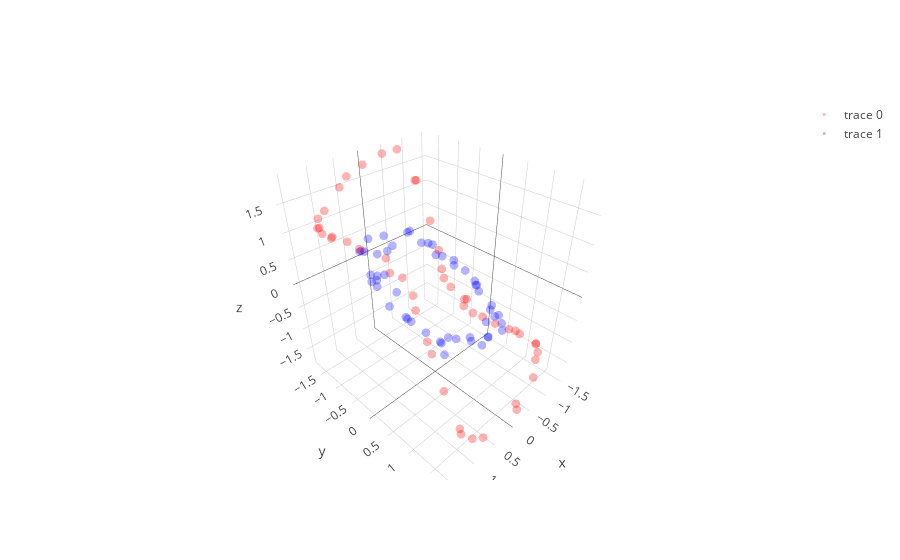

Notebook source saved alongside this figure:
### Code cell
learning_rate = 0.0008; beta1=0.9; beta2=0.9999; adam_e = 1e-8 

l1 = PCA_layer(2,3)
l1b= batch_norm()
l2 = PCA_layer(3,3)
l2b= batch_norm()
l3 = PCA_layer(3,2)

mini_batch_size    = 10
training_iteration = 400

copyX = np.copy(X)
for iter in range(training_iteration):

    copyX = shuffle(copyX)
    for current_batch_index in range(0,len(X),mini_batch_size):
        current_batch = copyX[current_batch_index:current_batch_index+mini_batch_size]
        layer1,layer1_var = l1.feed_non(current_batch,2)
        layer1bn = l1b.feed(layer1)
        layer2,layer2_var = l2.feed_non(layer1bn,2)
        layer2bn = l2b.feed(layer2)
        layer3,layer3_var = l3.feed_linear(layer2bn)

        sys.stdout.write("Iter: " + str(iter) + " " + str(layer1_var.mean() + layer2_var.mean() + layer3_var.mean()) + '\r')
        sys.stdout.flush()
        
        grad3 = l3.back_linear()
        grad2bn = l2b.back(grad3)
        grad2 = l2.back_non(grad2bn)
        grad1bn = l1b.back(grad2)
        grad1 = l1.back_non(grad1bn)
   
layer1,layer1_var = l1.feed_non(X,0)
layer1bn = l1b.feed(layer1)
layer2,layer2_var = l2.feed_non(layer1bn,0)
layer2bn = l2b.feed(layer2)
layer3,layer3_var = l3.feed_linear(layer2bn)

trace1 = go.Scatter3d(
    x=layer2bn[y==0,0],
    y=layer2bn[y==0,1],
    z=layer2bn[y==0,2],
    mode='markers',
    line=dict(color='red',width=0.5),
    marker=dict(size=3,opacity=0.3)
)
trace2 = go.Scatter3d(
    x=layer2bn[y==1,0],
    y=layer2bn[y==1,1],
    z=layer2bn[y==1,2],
    mode='markers',
    line=dict(color='blue',width=0.5),
    marker=dict(size=3,opacity=0.3)
)
data = [trace1,trace2]
fig  = go.Figure(data=data)
iplot(fig)

plt.figure(figsize=(8,6))
plt.scatter(layer3[y==0, 0], layer3[y==0, 1], color='red', alpha=0.5)
plt.scatter(layer3[y==1, 0], layer3[y==1, 1], color='blue', alpha=0.5)
plt.show()

### Figure 1 — Plotly figure (JSON) as saved in the notebook; plotly's stock layout.template omitted (floating-point values rounded to 4 significant figures)
{"data": [{"line": {"color": "red", "width": 0.5}, "marker": {"opacity": 0.3, "size": 3}, "mode": "markers", "type": "scatter3d", "uid": "61b32626-1ee2-47dc-b143-2871ba8ca2a7", "x": [-1.106, -1.46, 1.209, 0.8295, 1.294, -0.7575, -1.391, 1.479, -1.26, -1.283, 1.481, 1.488, 1.344, 1.406, -0.2662, 1.472, -1.241, 1.112, 0.02906, 1.392, -0.408, -1.499, 0.9477, 1.461, -1.387, -1.47, -0.2325, 1.495, -1.463, -1.499, -1.027, 1.522, 1.249, -1.139, 1.101, -1.449, 1.41, -1.478, 1.076, -1.367, 0.3703, 0.5906, 0.557, 1.51, -0.7743, 1.43, -0.9742, -1.468, -1.426, -1.44], "y": [1.5, -0.5855, -1.39, 1.666, 1.463, 1.687, 0.9047, 0.04579, -1.406, 1.341, 0.09745, 0.6785, -1.097, -0.7436, 1.708, -0.2325, 1.36, 1.662, -1.72, 1.328, -1.723, -0.3681, -1.611, 1.108, 0.8057, -1.001, 1.763, 1.111, 0.2585, -0.628, -1.575, 0.66, -1.379, -1.656, -1.583, -0.5177, 1.258, -0.08496, 1.606, -1.268, -1.73, 1.7, -1.695, 0.9433, -1.749, -0.6755, 1.552, -1.204, 0.6274, -1.241], "z": [-1.164, -1.243, 1.127, -1.652, -0.346, -1.414, -1.265, 1.439, 0.3696, -1.159, 1.439, 1.359, 1.184, 1.269, -1.68, 1.439, -1.141, -1.282, 1.77, 0.3377, 1.855, -1.523, 1.259, 0.9814, -1.246, -1.138, -1.762, 1.231, -1.426, -1.473, 1.237, 1.581, 1.138, 1.178, 1.18, -1.205, 0.5176, -1.451, -1.238, -0.2916, 1.652, -1.814, 1.525, 1.422, 1.838, 1.33, -1.225, -1.006, -1.332, -0.7756]}, {"line": {"color": "blue", "width": 0.5}, "marker": {"opacity": 0.3, "size": 3}, "mode": "markers", "type": "scatter3d", "uid": "f25a961a-11e1-4513-8aea-40b3be6ab26b", "x": [-0.8378, -0.8045, 0.4971, -0.4026, 0.6806, -0.06895, 0.3133, -1.047, -0.7179, 0.5014, -0.4721, -0.9724, 0.8291, 0.5689, -0.9086, 0.2263, -0.1875, 1.021, -0.5431, 0.6814, -0.04786, -0.9239, 0.2729, 0.3707, 0.5639, -0.9521, -0.7977, -0.3396, 0.8193, -0.4706, -0.2489, 0.928, 0.1902, 0.6558, -0.5438, 0.9795, 0.8896, 1.046, -0.8634, 0.7944, 0.5724, -0.3985, 0.8384, 0.7539, -0.8122, -0.5898, -0.7457, 0.8339, -0.1968, -0.9263], "y": [0.8454, 0.5908, 0.6367, 0.9005, -0.4906, 0.7622, 0.6148, -0.00103, -0.2375, 0.6148, -0.4558, 0.1177, 0.208, -0.7889, 0.7135, -0.8025, -0.8758, -0.3855, 0.719, -0.2048, 0.8089, 0.128, -0.9617, -0.7694, -1.014, -0.1682, 0.7121, -0.6849, -0.4999, -0.6492, -0.8818, -0.5198, 0.6807, 0.4433, -0.6159, -0.3132, -0.4289, 0.05109, 0.2558, 0.2528, 0.7806, 0.8916, 0.1832, -0.88, -0.3334, -0.4144, 0.9365, -0.8976, 0.9301, 0.526], "z": [-0.7169, -0.525, -0.4767, -0.7414, 0.4105, -0.6247, -0.4827, -0.3008, 0.08297, -0.457, 0.3152, -0.3015, -0.0268, 0.6305, -0.6442, 0.6444, 0.7152, 0.4871, -0.5858, 0.2055, -0.6676, -0.2723, 0.7911, 0.6124, 0.8256, -0.1025, -0.6103, 0.5269, 0.4515, 0.4772, 0.718, 0.5098, -0.5484, -0.2764, 0.4334, 0.4113, 0.4314, 0.2513, -0.3203, -0.07678, -0.5879, -0.7335, -0.004181, 0.7168, 0.1094, 0.2574, -0.7744, 0.7416, -0.7777, -0.5281]}], "layout": {}}
